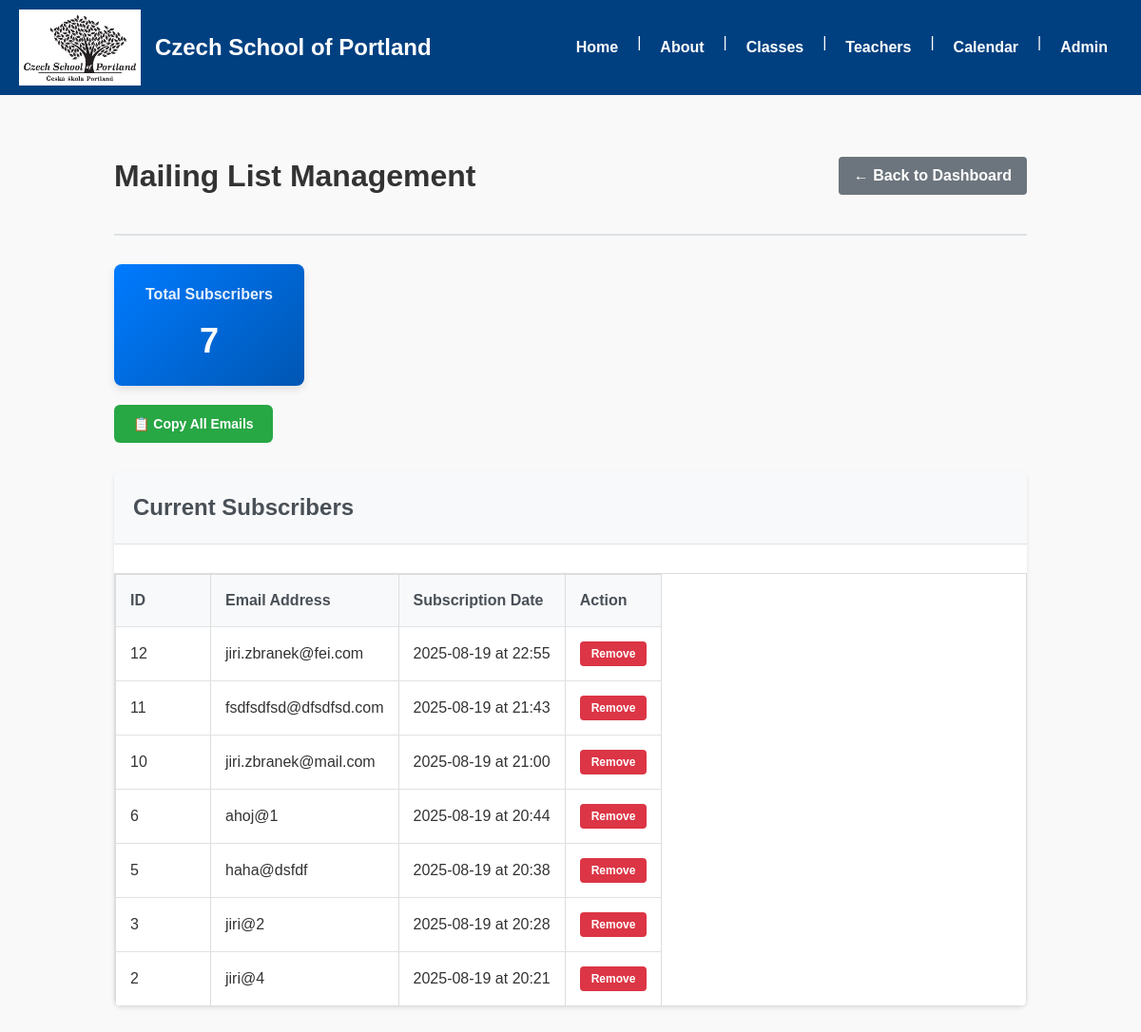
/admin/mailing, run on an earlier commit of the app's database.
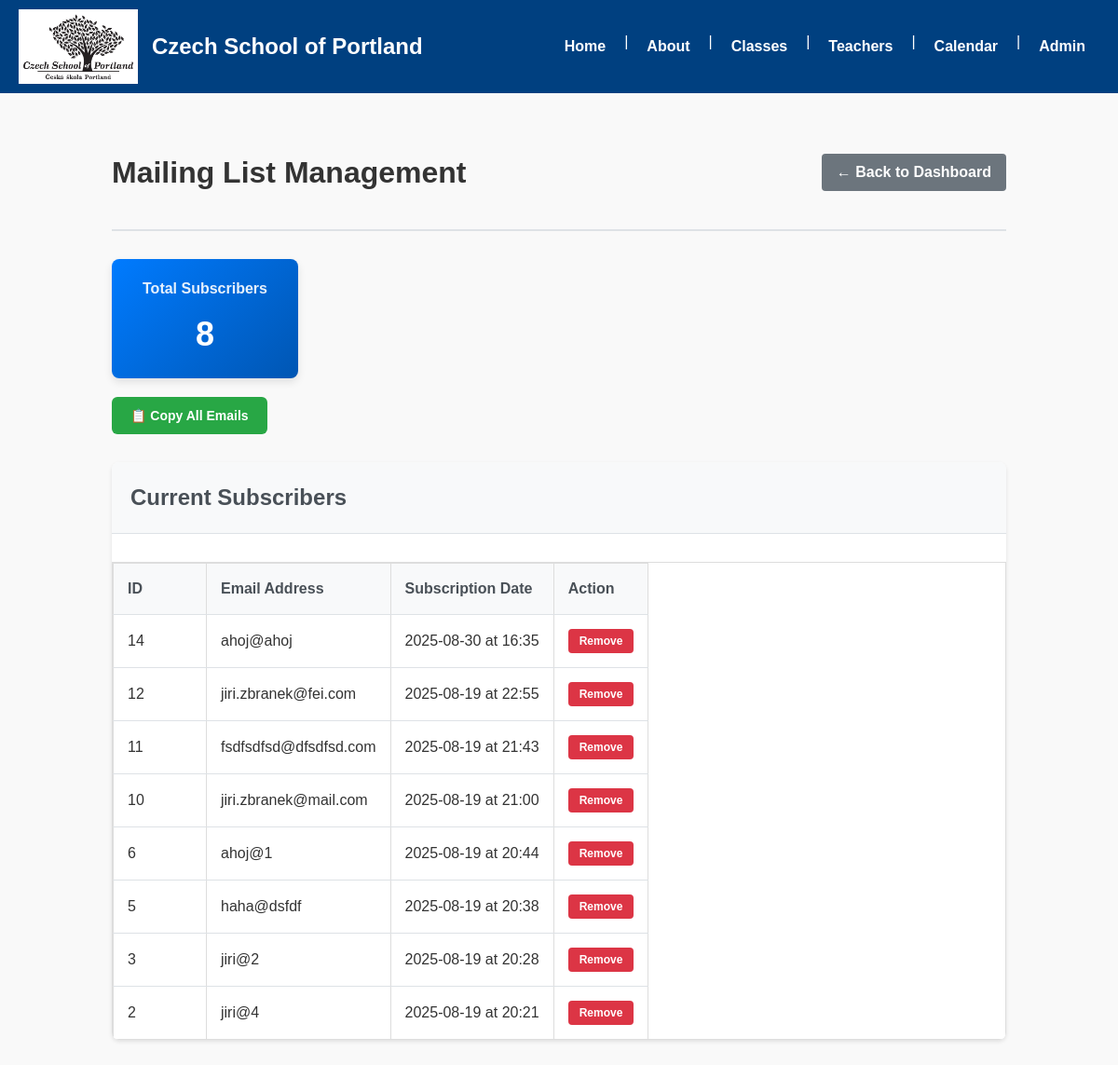
And on a later commit of the database.
### tables this page shows
CREATE TABLE mailing_list (
                    id INTEGER PRIMARY KEY AUTOINCREMENT,
                    email TEXT UNIQUE NOT NULL, subscription_date TEXT DEFAULT NULL);

### routes/admin.py (the view)
@admin_bp.route("/mailing", methods=["GET", "POST"])
def manage_mailing():
    if request.method == "POST":
        if "delete_email" in request.form:
            email_id = request.form["delete_email"]
            delete_email(email_id)
        return redirect(url_for('admin.manage_mailing'))
    mailing_list = get_mailing_list()
    return render_template("admin_mailing.html", mailing_list=mailing_list)

### models/db.py (called while the page is built)
def get_connection():
    return sqlite3.connect(DB)

def get_mailing_list():
    conn = get_connection()
    c = conn.cursor()
    c.execute("SELECT id, email, subscription_date FROM mailing_list ORDER BY subscription_date DESC, email ASC")
    emails = c.fetchall()
    conn.close()
    return emails

### templates/admin_mailing.html (shortened to what this page needs)
{% extends "base.html" %}
{% block content %}
<div class="admin-section">
    <div class="section-header">
        <h1>Mailing List Management</h1>
        <a href="{{ url_for('admin.admin_home') }}" class="btn btn-secondary">← Back to Dashboard</a>
    </div>
    <div class="mailing-container">
        <div class="mailing-stats">
            <div class="stat-card">
                <h3>Total Subscribers</h3>
                <div class="stat-number">{{ mailing_list|length }}</div>
            </div>
            <div class="copy-section">
                <button onclick="copyAllEmails()" class="btn btn-copy" id="copyButton">
                    📋 Copy All Emails
                </button>
            </div>
        </div>
        <div class="mailing-list-section">
            <h2>Current Subscribers</h2>
            {% if mailing_list %}
            <div class="mailing-table">
                <table>
                    <thead>
                        <tr>
                            <th>ID</th>
                            <th>Email Address</th>
                            <th>Subscription Date</th>
                            <th>Action</th>
                        </tr>
                    </thead>
                    <tbody>
                        {% for email in mailing_list %}
                        <tr>
                            <td>{{ email[0] }}</td>
                            <td>{{ email[1] }}</td>
                            <td>
                                {% if email[2] %}
                                {{ email[2][:10] }} at {{ email[2][11:16] }}
                                {% else %}
                                Unknown
                                {% endif %}
                            </td>
                            <td>
                                <form method="post" style="display: inline;">
                                    <button type="submit" name="delete_email" value="{{ email[0] }}"
                                        class="btn btn-danger btn-sm"
                                        onclick="return confirm('Are you sure you want to remove {{ email[1] }} from the mailing list?')">
                                        Remove
                                    </button>
                                </form>
                            </td>
                        </tr>
                        {% endfor %}
                    </tbody>
                </table>
            </div>
            {% else %}
            <div class="no-subscribers">
                <p>No subscribers found in the mailing list.</p>
                <p>Subscribers can be added through the main website's subscription form.</p>
            </div>
            {% endif %}
        </div>
    </div>
</div>
{% endblock %}

### templates/base.html (shortened to what this page needs)
<!doctype html>
<html>
<head>
  <link rel="stylesheet" href="{{ url_for('static', filename='css/style.css') }}">
</head>
<body>
  <header>
    <div class="header-left">
      <img src="{{ url_for('static', filename='images/logo.png') }}" alt="School Logo" height="80">
      <h1 class="school-title">Czech School of Portland</h1>
    </div>
    <nav>
      <a href="/">Home</a> |
      <a href="/about">About</a> |
      <a href="/classes">Classes</a> |
      <a href="/teachers">Teachers</a> |
      <a href="/calendar">Calendar</a> |
      <a href="/admin">Admin</a>
    </nav>
  </header>
  <main>
    {% block content %}{% endblock %}
  </main>
</body>
</html>

### static/css/style.css (style rules this page uses)
body { font-family: Arial, sans-serif; margin: 0; padding: 0; background: #f9f9f9; color: #333; line-height: 1.5; }
header { background: #004080; color: white; padding: 10px 20px; display: flex; align-items: center; justify-content: space-between; flex-wrap: wrap; }
.header-left { display: flex; align-items: center; gap: 15px; flex-wrap: wrap; }
header img { height: 80px; max-width: 100%; }
.school-title { color: white; margin: 0; font-size: 24px; font-weight: bold; }
nav { display: flex; flex-wrap: wrap; gap: 5px; }
nav a { color: white; text-decoration: none; margin: 0 10px; font-weight: bold; padding: 5px; }
main { padding: 20px; max-width: 1200px; margin: 0 auto; }
form { margin-top: 10px; }
button { padding: 8px 15px; background: #004080; color: white; border: none; border-radius: 5px; cursor: pointer; }
table { width: 100%; border-collapse: collapse; margin-top: 15px; overflow-x: auto; display: block; white-space: nowrap; }
table, th, td { border: 1px solid #ddd; }
th, td { padding: 10px; text-align: left; min-width: 100px; }
th { background: #f0f0f0; }
.events-table, .mailing-table { overflow-x: auto; margin-top: 15px; }
.events-table table, .mailing-table table { min-width: 600px; }
img { max-width: 100%; height: auto; }
* { box-sizing: border-box; }

### templates/admin_mailing.html (style rules this page uses)
.admin-section { max-width: 1000px; margin: 0 auto; padding: 20px; }
.section-header { display: flex; justify-content: space-between; align-items: center; margin-bottom: 30px; padding-bottom: 15px; border-bottom: 2px solid #dee2e6; }
.mailing-container { margin-top: 20px; }
.mailing-stats { margin-bottom: 30px; }
.stat-card { background: linear-gradient(135deg, #007bff, #0056b3); color: white; padding: 20px; border-radius: 8px; text-align: center; max-width: 200px; box-shadow: 0 4px 8px rgba(0, 0, 0, 0.1); }
.stat-card h3 { margin: 0 0 10px 0; font-size: 16px; opacity: 0.9; }
.stat-number { font-size: 36px; font-weight: bold; margin: 0; }
.mailing-list-section { background: white; border-radius: 8px; box-shadow: 0 2px 4px rgba(0, 0, 0, 0.1); overflow: hidden; }
.mailing-list-section h2 { background: #f8f9fa; margin: 0; padding: 20px; border-bottom: 1px solid #dee2e6; color: #495057; }
.mailing-table table { width: 100%; border-collapse: collapse; }
.mailing-table th, .mailing-table td { padding: 15px; text-align: left; border-bottom: 1px solid #dee2e6; }
.mailing-table th { background-color: #f8f9fa; font-weight: bold; color: #495057; }
.mailing-table tr:last-child td { border-bottom: none; }
.btn { display: inline-block; padding: 8px 16px; text-decoration: none; border: none; border-radius: 4px; font-weight: bold; cursor: pointer; transition: background-color 0.2s ease; }
.btn-secondary { background-color: #6c757d; color: white; }
.btn-danger { background-color: #dc3545; color: white; }
.btn-sm { padding: 6px 12px; font-size: 12px; }
.copy-section { margin-top: 20px; text-align: left; }
.btn-copy { background-color: #28a745; color: white; padding: 12px 20px; font-size: 14px; border-radius: 6px; transition: all 0.2s ease; }

What changed in the data, as far as the page shows it:
added mailing_list: id "14", email "ahoj@ahoj", subscription_date "2025-08-30", subscription_date "16:35"
Also different on the page:
{{ mailing_list|length }}: "7" → "8"
